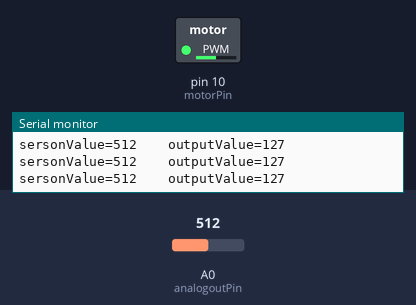
Bench run of a sketch on a simulated Arduino Uno, built with avr-gcc and run on an emulated ATmega328P. Parts: switched loads named in the sketch (green lamp = pin HIGH), the last lines printed to the serial monitor. The inputs (shaded band) are chosen by the test bench; at power-on: A0 (analogoutPin) = 512.

Above: at 1.2 s.
1.3 s: A0 (analogoutPin) set to 716
At 2.1 s:
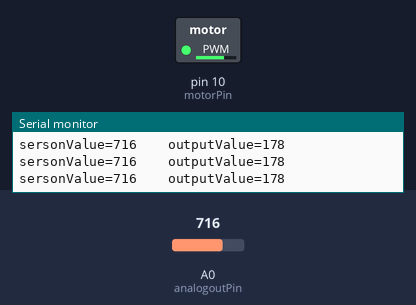
2.8 s: A0 (analogoutPin) set to 900
At 3.7 s:
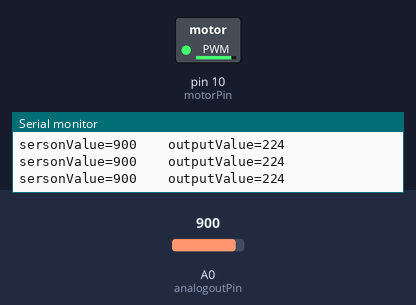
4.3 s: A0 (analogoutPin) set to 410
At 5.3 s:
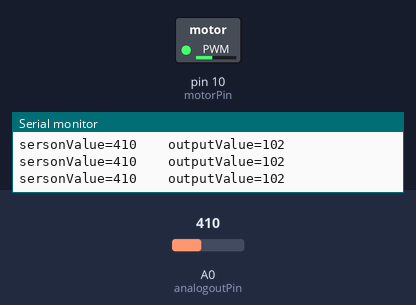
5.8 s: A0 (analogoutPin) set to 385
At 6.9 s:
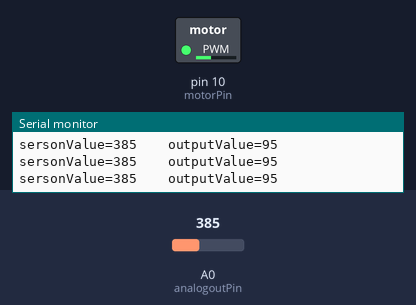
8.8 s: A0 (analogoutPin) set to 122
At 9.2 s:
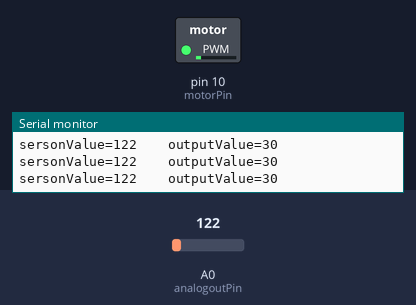
10.3 s: A0 (analogoutPin) set to 511
At 10.8 s:
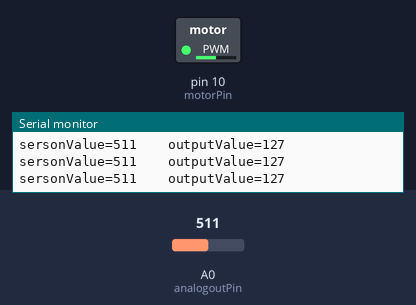
Timing chart, 0 to 12.8 s (numbered marks = the images above; inputs shaded):
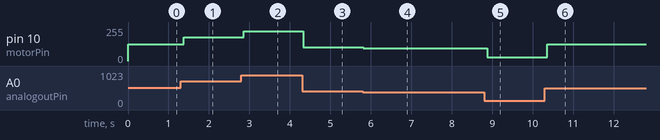

The sketch:

motor_control.ino
```cpp
const int motorPin = 10;
const int analogoutPin = A0;
int sersonValue = 0;
int outputValue = 0;
void setup(){
  Serial.begin(9600);
  //将motorPin设置为OUTPUT
  pinMode(motorPin,OUTPUT);

}

void loop(){
  //在onTime = 3000时打开电机的毫秒;
  //关闭电机的时间为offTime = 3000;
  //打开电机（全速）
  sersonValue = analogRead (analogoutPin);
  outputValue = map(sersonValue,0,1023,0,255);
  analogWrite(motorPin,outputValue);
  //延迟onTime毫秒延迟（onTime）;
  //关闭
  delay(5);
  //digitalWrite(motorPin,LOW);
  //延迟offTime毫秒延迟（offTime）;
  //delay(5000);
  Serial.print("sersonValue=");
  Serial.print(sersonValue);
  Serial.print("    outputValue=");
  Serial.println(outputValue);
  delay(100);
}
```

Measured:
- after the input at 1.3 s, pin 10 (motorPin): 127/255 → 178/255 after 0.07 s
- after the input at 2.8 s, pin 10 (motorPin): 178/255 → 224/255 after 0.05 s
- after the input at 4.3 s, pin 10 (motorPin): 224/255 → 102/255 at once
- after the input at 5.8 s, pin 10 (motorPin): 102/255 → 95/255 at once
- after the input at 8.8 s, pin 10 (motorPin): 95/255 → 30/255 after 0.08 s
- after the input at 10.3 s, pin 10 (motorPin): 30/255 → 127/255 after 0.06 s
